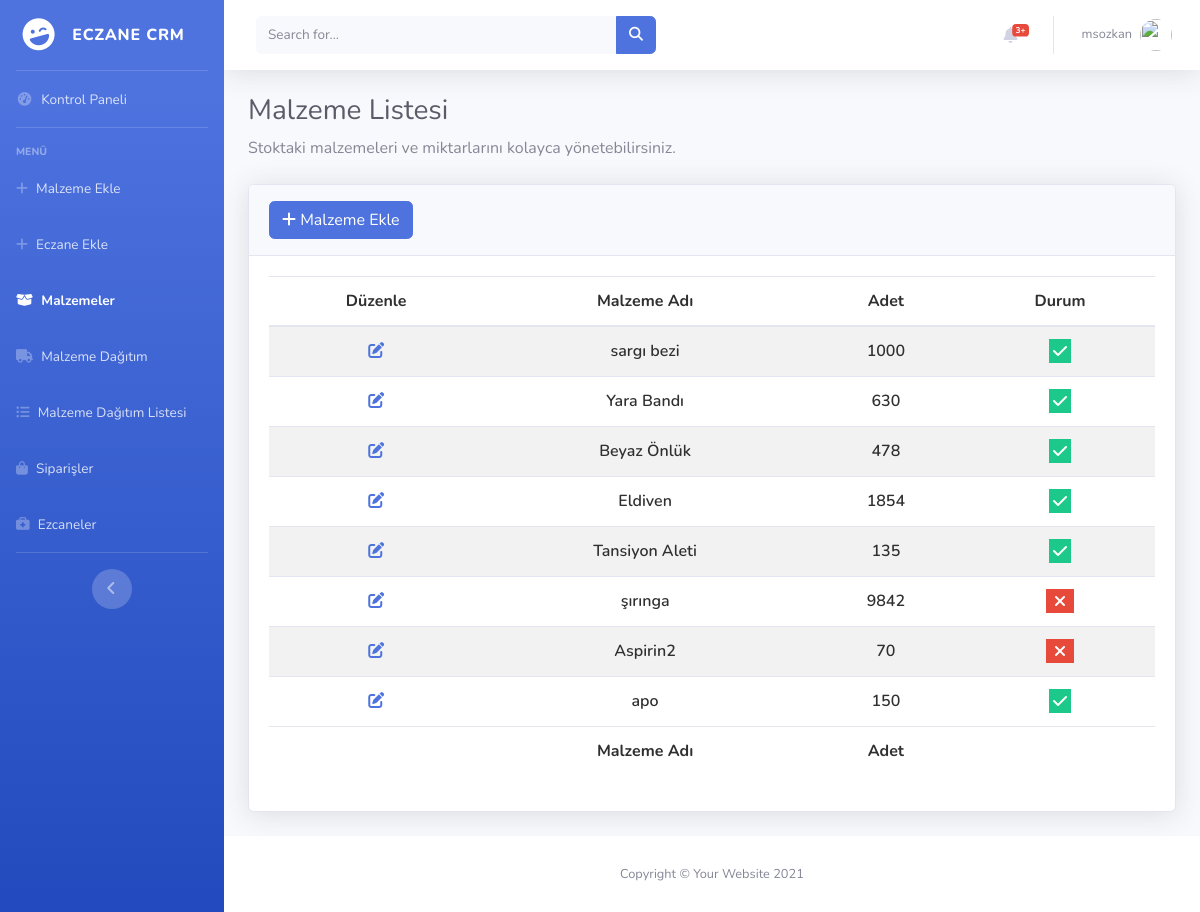
The page /items (signed in) on the database as committed earlier.
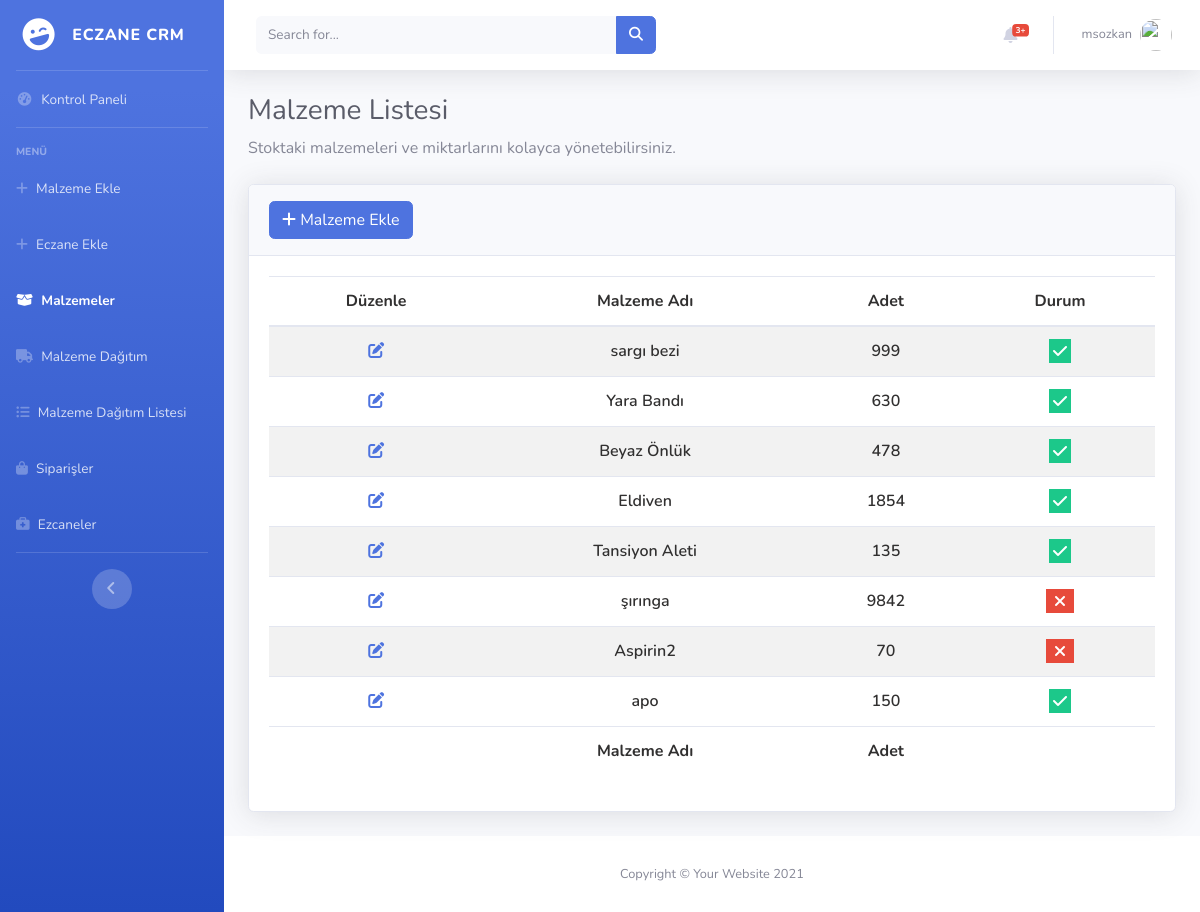
The same page on the database as committed later.
### items/models.py (models this page shows, shortened)
class Items(models.Model):
    item_name=models.CharField(max_length=60)
    quantity=models.DecimalField(max_digits=10,decimal_places=2)
    status=models.BooleanField(default=True)
    created_at = models.DateTimeField(auto_now_add=True,null=True,blank=True)
    updated_at = models.DateTimeField(auto_now=True,null=True,blank=True)

### items/views.py (the view)
# urls.py: path("items",views.item_list,name="item_list"),
@admin_login_required(login_url = "pharmacy:dashboard")
def item_list(request):
    items=Items.objects.all()
    return render(request,"item_list.html",{"items":items})

### pharmacy/utils.py (called while the page is built, shortened)
def user_passes_test(
    test_func, login_url=None, redirect_field_name=REDIRECT_FIELD_NAME
):
    def decorator(view_func):
        @wraps(view_func)
        def _wrapped_view(request, *args, **kwargs):
            if test_func(request.user):
                return view_func(request, *args, **kwargs)
        return _wrapped_view
    return decorator

def admin_login_required(
    function=None, redirect_field_name=REDIRECT_FIELD_NAME, login_url=None
):
    actual_decorator = user_passes_test(
        lambda u: u.userprofile.status==1,
        login_url=login_url,
        redirect_field_name=redirect_field_name,
    )
    if function:
        return actual_decorator(function)
    return actual_decorator

### items/templates/item_list.html (shortened to what this page needs)
{% extends 'layout.html' %}
{% load static %}
{% block css %}
    <link href="https://cdn.datatables.net/1.12.1/css/dataTables.bootstrap5.min.css" rel="stylesheet"/>
    <link href="https://cdn.datatables.net/responsive/2.3.0/css/responsive.bootstrap5.min.css" rel="stylesheet" />
    <link href="https://cdn.datatables.net/buttons/2.2.3/css/buttons.dataTables.min.css" rel="stylesheet"/>
<link
  rel="stylesheet"
  href="https://cdnjs.cloudflare.com/ajax/libs/font-awesome/6.2.0/css/all.min.css"
/>
<link rel="stylesheet" href="{% static 'css/datatables_file.css'%}">
{% endblock  %}
{% block body %}
                <div class="container-fluid">
                    <h1 class="h3 mb-2 text-gray-800">Malzeme Listesi</h1>
                    <p class="mb-4">Stoktaki malzemeleri ve miktarlarını kolayca yönetebilirsiniz.</p>
                    <div class="card shadow mb-4">
                        <div class="card-header py-3">
                            <h6 class="m-0 font-weight-bold text-primary">  <a class="btn btn-primary" href="{% url 'items:add_item'%}">
                                <i class="fa fa-plus"></i>
                                Malzeme Ekle</a>
                             </h6>
                        </div>
                        <div class="card-body">
                            <div class="table-responsive">
                                <table
                                id="example"
                                class="table table-striped nowrap"
                                style="width: 100%!important">
                                <thead>
                                    <tr>
                                      <th data-priority="1">Düzenle</th>
                                      <th data-priority="2">Malzeme Adı</th>
                                      <th data-priority="3">Adet</th>
                                      <th data-priority="4">Durum</th>
                                    </tr>
                                  </thead>
                                  <tbody>
                                    {% for item in items %}
                                    <tr>
                                      <td>
                                        <a href="{% url 'items:edit_item' item.id %}">
                                          <i
                                            class="fa fa-pen-to-square fa-1x text-primary text-btn-size"
                                          ></i>
                                        </a>
                                      </td>
                                      <td>{{item.item_name}}</td>
                                      <td>
                                        {{ item.quantity | stringformat:'d' }}
                                      </td>
                                      <td>
                                        {% if item.status %}
                                        <i class="fa fa-check bg-success text-white p-1"></i>
                                        {% else %}
                                        <i class="fa fa-xmark bg-danger text-white p-1 px-2"></i>
                                        {% endif %}
                                      </td>
                                    </tr>
                                    {% endfor %}
                                  </tbody>
                                  <tfoot>
                                    <tr >
                                      <th ></th>
                                      <th>Malzeme Adı</th>
                                      <th>Adet</th>
                                      <th></th>
                                    </tr>
                                  </tfoot>
                                </table>
                            </div>
                        </div>
                    </div>
                </div>
{% endblock  %}

Rows that differ between the two databases and show on the page:
changed Items "sargı bezi": quantity "1000" → "999"
